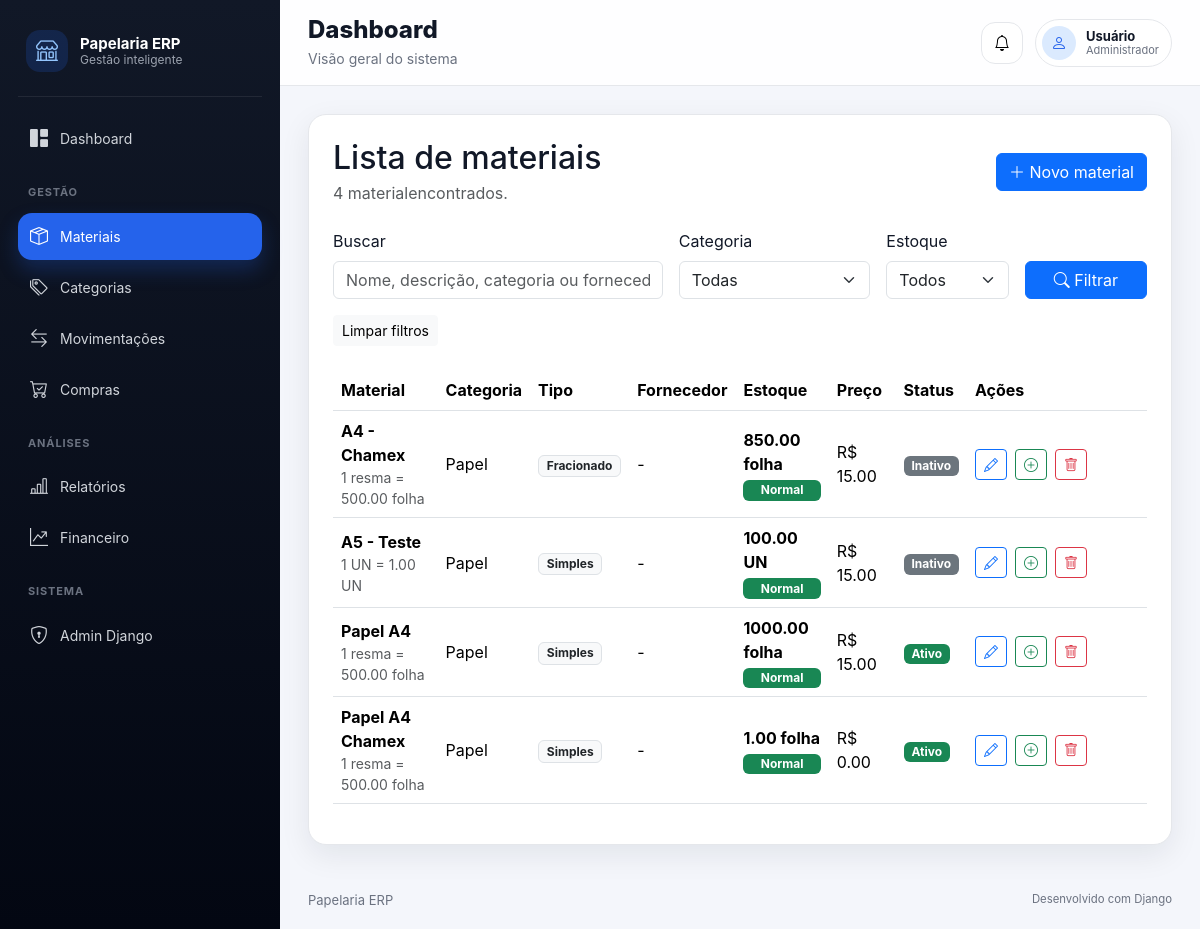
/inventory/materials/, run on the app's committed database.
### apps/inventory/models/material.py (models this page shows, shortened)
class Material(BaseModel):
    name = models.CharField(
        max_length=150,
        verbose_name="Nome",
    )
    category = models.ForeignKey(
        Category,
        on_delete=models.PROTECT,
        related_name="materials",
        verbose_name="Categoria",
    )
    supplier = models.ForeignKey(
        Supplier,
        on_delete=models.SET_NULL,
        related_name="materials",
        blank=True,
        null=True,
        verbose_name="Fornecedor",
    )
    description = models.TextField(
        blank=True,
        null=True,
        verbose_name="Descrição",
    )
    material_type = models.CharField(
        max_length=20,
        choices=MaterialType.choices,
        default=MaterialType.SIMPLE,
        verbose_name="Tipo de material",
    )
    purchase_unit = models.ForeignKey(
        UnitOfMeasure,
        on_delete=models.PROTECT,
        related_name="materials_as_purchase_unit",
        verbose_name="Unidade de compra",
    )
    stock_unit = models.ForeignKey(
        UnitOfMeasure,
        on_delete=models.PROTECT,
        related_name="materials_as_stock_unit",
        verbose_name="Unidade de estoque",
    )
    conversion_factor = models.DecimalField(
        max_digits=10,
        decimal_places=2,
        default=1,
        verbose_name="Fator de conversão",
        help_text="Quantidade da unidade de estoque gerada por 1 unidade de compra.",
    )
    current_stock = models.DecimalField(
        max_digits=10,
        decimal_places=2,
        default=0,
        verbose_name="Estoque atual",
        help_text="Estoque armazenado sempre na unidade de estoque.",
    )
    minimum_stock = models.DecimalField(
        max_digits=10,
        decimal_places=2,
        default=0,
        verbose_name="Estoque mínimo",
        help_text="Estoque mínimo na unidade de estoque.",
    )
    cost_price = models.DecimalField(
        max_digits=10,
        decimal_places=2,
        default=0,
        verbose_name="Preço de custo",
        help_text="Preço de custo por unidade de compra.",
    )
    class Meta:
        verbose_name = "Material"
        verbose_name_plural = "Materiais"
        ordering = ["name"]
    @property
    def is_low_stock(self):
        return self.current_stock <= self.minimum_stock
    @property
    def stock_display(self):
        return f"{self.current_stock} {self.stock_unit}"
    @property
    def purchase_display(self):
        return f"1 {self.purchase_unit} = {self.conversion_factor} {self.stock_unit}"

### apps/inventory/models/unit_of_measure.py (models this page shows)
class UnitOfMeasure(BaseModel):
    name = models.CharField(
        max_length=100,
        unique=True,
        verbose_name="Nome",
    )
    abbreviation = models.CharField(
        max_length=20,
        unique=True,
        verbose_name="Abreviação",
    )
    unit_type = models.CharField(
        max_length=20,
        choices=UnitType.choices,
        default=UnitType.UNIT,
        verbose_name="Tipo",
    )
    description = models.TextField(
        blank=True,
        null=True,
        verbose_name="Descrição",
    )
    class Meta:
        verbose_name = "Unidade de medida"
        verbose_name_plural = "Unidades de medida"
        ordering = ["name"]
    def __str__(self):
        return self.abbreviation

### apps/inventory/models/category.py (models this page shows, shortened)
class Category(BaseModel):
    name = models.CharField(
        max_length=100,
        unique=True,
        verbose_name="Nome",
    )
    description = models.TextField(
        blank=True,
        null=True,
        verbose_name="Descrição",
    )
    class Meta:
        verbose_name = "Categoria"
        verbose_name_plural = "Categorias"
        ordering = ["name"]

### apps/inventory/views/material/list_view.py (the view)
def material_list_view(request):
    search = request.GET.get("search", "")
    category_id = request.GET.get("category", "")
    stock_status = request.GET.get("stock_status", "")
    materials = get_filtered_materials(
        search=search,
        category_id=category_id,
        stock_status=stock_status,
    )
    paginator = Paginator(materials, 10)
    page_number = request.GET.get("page")
    page_obj = paginator.get_page(page_number)
    context = {
        "materials": page_obj,
        "page_obj": page_obj,
        "categories": get_active_categories(),
        "search": search,
        "selected_category": category_id,
        "selected_stock_status": stock_status,
        "total_results": paginator.count,
    }
    return render(
        request,
        "inventory/material/list.html",
        context,
    )

### apps/core/models/base.py (called while the page is built)
    def get_queryset(self):
        return super().get_queryset().filter(is_active=True)

### apps/inventory/selectors/category_selector.py (called while the page is built)
def get_active_categories():
    return (
        Category.active_objects
        .order_by("name")
    )

### apps/inventory/selectors/material_selector.py (called while the page is built, shortened)
def get_filtered_materials(*, search=None, category_id=None, stock_status=None):
    materials = (
        Material.objects
        .select_related("category", "supplier")
        .order_by("name")
    )
    if category_id:
        materials = materials.filter(category_id=category_id)
    if stock_status == "low":
        materials = materials.filter(
            current_stock__lte=F("minimum_stock")
        )
    if stock_status == "normal":
        materials = materials.filter(
            current_stock__gt=F("minimum_stock")
        )
    return materials

### apps/inventory/templates/inventory/material/list.html (shortened to what this page needs)
{% extends "core/base.html" %}
{% block content %}
<div class="content-card">
    <div class="d-flex justify-content-between align-items-center mb-4">
        <div>
            <h2 class="mb-1">Lista de materiais</h2>
            <p class="text-muted mb-0">
                {{ total_results }} material{{ total_results|pluralize:" encontrado,encontrados" }}.
            </p>
        </div>
        <a
            href="{% url 'inventory:material_create' %}"
            class="btn btn-primary"
        >
            <i class="bi bi-plus-lg"></i>
            Novo material
        </a>
    </div>
    <form method="get" class="row g-3 mb-4">
        <div class="col-lg-5">
            <label class="form-label">Buscar</label>
            <input
                type="text"
                name="search"
                value="{{ search }}"
                class="form-control"
                placeholder="Nome, descrição, categoria ou fornecedor"
            >
        </div>
        <div class="col-lg-3">
            <label class="form-label">Categoria</label>
            <select name="category" class="form-select">
                <option value="">Todas</option>
            </select>
        </div>
        <div class="col-lg-2">
            <label class="form-label">Estoque</label>
            <select name="stock_status" class="form-select">
                <option value="">Todos</option>
            </select>
        </div>
        <div class="col-lg-2 d-flex align-items-end gap-2">
            <button type="submit" class="btn btn-primary w-100">
                <i class="bi bi-search"></i>
                Filtrar
            </button>
        </div>
        <div class="col-12">
            <a href="{% url 'inventory:material_list' %}" class="btn btn-light btn-sm">
                Limpar filtros
            </a>
        </div>
    </form>
    <div class="table-responsive">
        <table class="table align-middle">
            <thead>
                <tr>
                    <th>Material</th>
                    <th>Categoria</th>
                    <th>Tipo</th>
                    <th>Fornecedor</th>
                    <th>Estoque</th>
                    <th>Preço</th>
                    <th>Status</th>
                    <th width="180">Ações</th>
                </tr>
            </thead>
            <tbody>
                {% for material in materials %}
                    <tr>
                        <td>
                            <div class="d-flex flex-column">
                                <strong>{{ material.name }}</strong>
                                <small class="text-muted">{{ material.purchase_display }}</small>
                            </div>
                        </td>
                        <td>{{ material.category.name }}</td>
                        <td>
                            <span class="badge bg-light text-dark border">
                                {{ material.get_material_type_display }}
                            </span>
                        </td>
                        <td>{{ material.supplier|default:"-" }}</td>
                        <td>
                            <div class="d-flex flex-column">
                                <strong>{{ material.stock_display }}</strong>
                                {% if material.is_low_stock %}
                                    <span class="badge bg-danger mt-1">
                                        Estoque baixo
                                    </span>
                                {% else %}
                                    <span class="badge bg-success mt-1">
                                        Normal
                                    </span>
                                {% endif %}
                            </div>
                        </td>
                        <td>R$ {{ material.cost_price }}</td>
                        <td>
                            {% if material.is_active %}
                                <span class="badge bg-success">Ativo</span>
                            {% else %}
                                <span class="badge bg-secondary">Inativo</span>
                            {% endif %}
                        </td>
                        <td>
                            <div class="d-flex gap-2">
                                <a
                                    href="{% url 'inventory:material_update' material.id %}"
                                    class="btn btn-sm btn-outline-primary"
                                    title="Editar"
                                >
                                    <i class="bi bi-pencil"></i>
                                </a>
                                <a
                                    href="{% url 'inventory:stock_entry' %}?material={{ material.id }}"
                                    class="btn btn-sm btn-outline-success"
                                    title="Entrada de estoque"
                                >
                                    <i class="bi bi-plus-circle"></i>
                                </a>
                                <a
                                    href="{% url 'inventory:material_delete' material.id %}"
                                    class="btn btn-sm btn-outline-danger"
                                    title="Desativar"
                                >
                                    <i class="bi bi-trash"></i>
                                </a>
                            </div>
                        </td>
                    </tr>
                {% endfor %}
            </tbody>
        </table>
    </div>
</div>
{% endblock %}

### static/css/app.css (style rules this page uses)
:root { --color-bg: #f4f6fb; --color-sidebar: #111827; --color-sidebar-light: #1f2937; --color-primary: #2563eb; --color-primary-soft: #dbeafe; --color-text: #111827; --color-muted: #6b7280; --color-border: #e5e7eb; --color-card: #ffffff; --radius-lg: 18px; --shadow-card: 0 10px 30px rgba(15, 23, 42, 0.08); }
* { box-sizing: border-box; }
body { margin: 0; background: var(--color-bg); color: var(--color-text); font-family: Inter, system-ui, -apple-system, BlinkMacSystemFont, "Segoe UI", sans-serif; }
.content-card { background: #fff; border: 1px solid var(--color-border); border-radius: var(--radius-lg); box-shadow: var(--shadow-card); padding: 24px; }

### data on the page
Material: name "A4 - Chamex", purchase_display "1 resma = 500.00 folha", category.name "Papel", material_type "Fracionado", supplier "-", stock_display "850.00 folha", minimum_stock "Normal", cost_price "15.00", is_active "Inativo"
Material: name "A5 - Teste", purchase_display "1 UN = 1.00 UN", category.name "Papel", material_type "Simples", supplier "-", stock_display "100.00 UN", minimum_stock "Normal", cost_price "15.00", is_active "Inativo"
Material: name "Papel A4", purchase_display "1 resma = 500.00 folha", category.name "Papel", material_type "Simples", supplier "-", stock_display "1000.00 folha", minimum_stock "Normal", cost_price "15.00", is_active "Ativo"
Material: name "Papel A4 Chamex", purchase_display "1 resma = 500.00 folha", category.name "Papel", material_type "Simples", supplier "-", stock_display "1.00 folha", minimum_stock "Normal", cost_price "0.00", is_active "Ativo"

### other printed values
{{ total_results }} "4"
